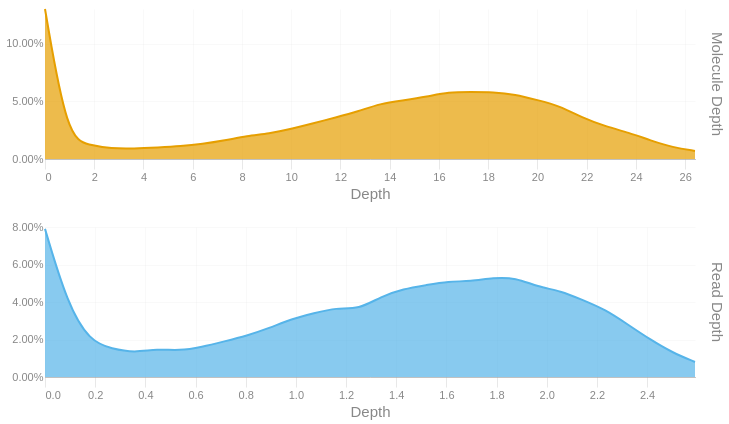

Notebook source saved alongside this figure:
### Code cell
readdep = depth_hist(tb['Read Depth'], q99, 3)
readdep = readdep.with_columns(pl.lit('Read Depth').alias('Metric'))
if not SKIPLR:
    moldep = depth_hist(tb['Molecule Depth'], mol_q99, 1)
    moldep = moldep.with_columns(pl.lit('Molecule Depth').alias('Metric'))
    _hist = pl.concat([readdep, moldep])
    _hist = _hist.filter(pl.col('Proportion') != 0)
    with SafeRender(_hist):
        (
            alt.Chart(_hist)        
            .mark_area(interpolate = "basis")
            .encode(
                x=alt.X('Bin:Q').scale(domainMin=0).axis(alt.Axis(title='Depth')),
                y = alt.Y('Proportion:Q', title = None).axis(format = '.2%'),
                color = alt.Color('Metric:N').legend(None),
                row = alt.Row("Metric:N").header(title = None, labelOrient = 'right'),
                tooltip = [
                    alt.Tooltip("Metric:N", title = "Metric"),
                    alt.Tooltip('Interval:N', title = "Depth Interval"),
                    alt.Tooltip('Proportion:Q', title = "% Alignments").format('.2%')
                ]
            )
            .resolve_scale(x='independent', y='independent')
            .properties(
                height = 150, width = 650,
                usermeta={'embedOptions': {'downloadFileName': f'{samplename}.depth.hist'}}
            )
        ).display()
else:
    readdep = readdep.filter(pl.col('Proportion') != 0)
    with SafeRender(readdep):
        (
            alt.Chart(readdep)        
            .mark_area(interpolate = "basis")
            .encode(
                x=alt.X('Bin:Q').scale(domainMin=0).axis(alt.Axis(title='Depth')),
                y = alt.Y('Proportion:Q', title = None).axis(format = '.2%'),
                tooltip = [
                    alt.Tooltip('Interval:N', title = "Depth Interval"),
                    alt.Tooltip('Proportion:Q', title = "% Alignments").format('.2%')
                ]
            )
            .properties(
                usermeta={'embedOptions': {'downloadFileName': f'{samplename}.depth.hist'}}
            )
        ).display()

### Figure 1 — Vega-Lite specification as saved in the notebook (floating-point values rounded to 4 significant figures)
{"width": 650, "height": 150, "config": {"title": {"anchor": "start", "dy": -15, "fontSize": 18, "color": "#888888", "subtitleColor": "#888888", "subtitleFontSize": 14}, "arc": {"fill": "#0072B2"}, "axis": {"domainColor": "#888888", "domainWidth": 0.5, "gridWidth": 0.2, "grid": false, "titleFontWeight": 400, "titleFontSize": 15, "labelFontSize": 11, "labelColor": "#888888", "tickColor": "#888888", "tickWidth": 0.2, "titleColor": "#888888"}, "axisBand": {"grid": false}, "axisX": {"grid": true, "tickSize": 10, "domainCap": "round"}, "axisY": {"domain": false, "grid": true, "tickSize": 0, "domainCap": "round"}, "background": "transparent", "header": {"labelFontSize": 15, "labelColor": "#888888", "titleFontSize": 15, "titleFontWeight": 600, "titleColor": "#888888"}, "legend": {"labelFont": "sans-serif", "labelFontSize": 12, "labelColor": "#888888", "symbolSize": 100, "symbolType": "circle", "titleFontSize": 12, "titlePadding": 10, "titleColor": "#888888", "title": null}, "range": {"category": ["#E69F00", "#56B4E9", "#009E73", "#F0E442", "#0072B2", "#D55E00", "#CC79A7", "#000000"], "diverging": ["#cfe8f3", "#a2d4ec", "#73bfe2", "#46abdb", "#1696d2", "#12719e"]}, "area": {"fill": "#0072B2", "fillOpacity": 0.7, "line": true, "strokeOpacity": 0.7}, "line": {"color": "#0072B2", "stroke": "#0072B2", "strokeWidth": 2}, "trail": {"color": "#0072B2", "stroke": "#0072B2", "strokeWidth": 0, "size": 1}, "point": {"filled": true, "fillOpacity": 1.0, "size": 95}, "text": {"color": "#888888", "fontSize": 11, "align": "right", "fontWeight": 400, "size": 11}, "bar": {"fill": "#0072B2", "stroke": null}, "view": {"stroke": null, "continuousWidth": 660, "continuousHeight": 400}}, "data": {"name": "data-88085ab95c1b1124da05f5098c2e6d6d"}, "mark": {"type": "area", "interpolate": "basis"}, "encoding": {"color": {"field": "Metric", "legend": null, "type": "nominal"}, "row": {"field": "Metric", "header": {"title": null, "labelOrient": "right"}, "type": "nominal"}, "tooltip": [{"field": "Metric", "title": "Metric", "type": "nominal"}, {"field": "Interval", "title": "Depth Interval", "type": "nominal"}, {"field": "Proportion", "format": ".2%", "title": "% Alignments", "type": "quantitative"}], "x": {"axis": {"title": "Depth"}, "field": "Bin", "scale": {"domainMin": 0}, "type": "quantitative"}, "y": {"axis": {"format": ".2%"}, "field": "Proportion", "title": null, "type": "quantitative"}}, "resolve": {"scale": {"x": "independent", "y": "independent"}}, "usermeta": {"embedOptions": {"downloadFileName": "TF26LRJL0087_50B_H_10484332_23Y22YLT4_L7.depth.hist"}}, "$schema": "https://vega.github.io/schema/vega-lite/v6.4.1.json", "datasets": {"data-88085ab95c1b1124da05f5098c2e6d6d": [{"Bin": 0.0, "Interval": "0.0-0.089", "Proportion": 0.079, "Metric": "Read Depth"}, {"Bin": 0.089, "Interval": "0.089-0.179", "Proportion": 0.039, "Metric": "Read Depth"}, {"Bin": 0.179, "Interval": "0.179-0.268", "Proportion": 0.019, "Metric": "Read Depth"}, {"Bin": 0.268, "Interval": "0.268-0.357", "Proportion": 0.015, "Metric": "Read Depth"}, {"Bin": 0.357, "Interval": "0.357-0.447", "Proportion": 0.013, "Metric": "Read Depth"}, {"Bin": 0.447, "Interval": "0.447-0.536", "Proportion": 0.015, "Metric": "Read Depth"}, {"Bin": 0.536, "Interval": "0.536-0.625", "Proportion": 0.014, "Metric": "Read Depth"}, {"Bin": 0.625, "Interval": "0.625-0.715", "Proportion": 0.016, "Metric": "Read Depth"}, {"Bin": 0.715, "Interval": "0.715-0.804", "Proportion": 0.019, "Metric": "Read Depth"}, {"Bin": 0.804, "Interval": "0.804-0.893", "Proportion": 0.022, "Metric": "Read Depth"}, {"Bin": 0.893, "Interval": "0.893-0.983", "Proportion": 0.026, "Metric": "Read Depth"}, {"Bin": 0.983, "Interval": "0.983-1.072", "Proportion": 0.031, "Metric": "Read Depth"}, {"Bin": 1.072, "Interval": "1.072-1.161", "Proportion": 0.034, "Metric": "Read Depth"}, {"Bin": 1.161, "Interval": "1.161-1.251", "Proportion": 0.037, "Metric": "Read Depth"}, {"Bin": 1.251, "Interval": "1.251-1.34", "Proportion": 0.036, "Metric": "Read Depth"}, {"Bin": 1.34, "Interval": "1.34-1.429", "Proportion": 0.043, "Metric": "Read Depth"}, {"Bin": 1.429, "Interval": "1.429-1.519", "Proportion": 0.047, "Metric": "Read Depth"}, {"Bin": 1.519, "Interval": "1.519-1.608", "Proportion": 0.049, "Metric": "Read Depth"}, {"Bin": 1.608, "Interval": "1.608-1.697", "Proportion": 0.051, "Metric": "Read Depth"}, {"Bin": 1.697, "Interval": "1.697-1.787", "Proportion": 0.051, "Metric": "Read Depth"}, {"Bin": 1.787, "Interval": "1.787-1.876", "Proportion": 0.053, "Metric": "Read Depth"}, {"Bin": 1.876, "Interval": "1.876-1.965", "Proportion": 0.053, "Metric": "Read Depth"}, {"Bin": 1.965, "Interval": "1.965-2.055", "Proportion": 0.048, "Metric": "Read Depth"}, {"Bin": 2.055, "Interval": "2.055-2.144", "Proportion": 0.046, "Metric": "Read Depth"}, {"Bin": 2.144, "Interval": "2.144-2.233", "Proportion": 0.041, "Metric": "Read Depth"}, {"Bin": 2.233, "Interval": "2.233-2.323", "Proportion": 0.036, "Metric": "Read Depth"}, {"Bin": 2.323, "Interval": "2.323-2.412", "Proportion": 0.028, "Metric": "Read Depth"}, {"Bin": 2.412, "Interval": "2.412-2.501", "Proportion": 0.02, "Metric": "Read Depth"}, {"Bin": 2.501, "Interval": "2.501-2.591", "Proportion": 0.013, "Metric": "Read Depth"}, {"Bin": 2.591, "Interval": "2.591-2.68", "Proportion": 0.008, "Metric": "Read Depth"}, {"Bin": 0.0, "Interval": "0.0-0.9", "Proportion": 0.13, "Metric": "Molecule Depth"}, {"Bin": 0.9, "Interval": "0.9-1.8", "Proportion": 0.018, "Metric": "Molecule Depth"}, {"Bin": 1.8, "Interval": "1.8-2.7", "Proportion": 0.012, "Metric": "Molecule Depth"}, {"Bin": 2.7, "Interval": "2.7-3.6", "Proportion": 0.009, "Metric": "Molecule Depth"}, {"Bin": 3.6, "Interval": "3.6-4.6", "Proportion": 0.009, "Metric": "Molecule Depth"}, {"Bin": 4.6, "Interval": "4.6-5.5", "Proportion": 0.01, "Metric": "Molecule Depth"}, {"Bin": 5.5, "Interval": "5.5-6.4", "Proportion": 0.011, "Metric": "Molecule Depth"}, {"Bin": 6.4, "Interval": "6.4-7.3", "Proportion": 0.013, "Metric": "Molecule Depth"}, {"Bin": 7.3, "Interval": "7.3-8.2", "Proportion": 0.016, "Metric": "Molecule Depth"}, {"Bin": 8.2, "Interval": "8.2-9.1", "Proportion": 0.02, "Metric": "Molecule Depth"}, {"Bin": 9.1, "Interval": "9.1-10.0", "Proportion": 0.022, "Metric": "Molecule Depth"}, {"Bin": 10.0, "Interval": "10.0-10.9", "Proportion": 0.026, "Metric": "Molecule Depth"}, {"Bin": 10.9, "Interval": "10.9-11.8", "Proportion": 0.031, "Metric": "Molecule Depth"}, {"Bin": 11.8, "Interval": "11.8-12.7", "Proportion": 0.036, "Metric": "Molecule Depth"}, {"Bin": 12.7, "Interval": "12.7-13.6", "Proportion": 0.041, "Metric": "Molecule Depth"}, {"Bin": 13.6, "Interval": "13.6-14.6", "Proportion": 0.048, "Metric": "Molecule Depth"}, {"Bin": 14.6, "Interval": "14.6-15.5", "Proportion": 0.051, "Metric": "Molecule Depth"}, {"Bin": 15.5, "Interval": "15.5-16.4", "Proportion": 0.054, "Metric": "Molecule Depth"}, {"Bin": 16.4, "Interval": "16.4-17.3", "Proportion": 0.058, "Metric": "Molecule Depth"}, {"Bin": 17.3, "Interval": "17.3-18.2", "Proportion": 0.058, "Metric": "Molecule Depth"}, {"Bin": 18.2, "Interval": "18.2-19.1", "Proportion": 0.058, "Metric": "Molecule Depth"}, {"Bin": 19.1, "Interval": "19.1-20.0", "Proportion": 0.056, "Metric": "Molecule Depth"}, {"Bin": 20.0, "Interval": "20.0-20.9", "Proportion": 0.051, "Metric": "Molecule Depth"}, {"Bin": 20.9, "Interval": "20.9-21.8", "Proportion": 0.046, "Metric": "Molecule Depth"}, {"Bin": 21.8, "Interval": "21.8-22.8", "Proportion": 0.036, "Metric": "Molecule Depth"}, {"Bin": 22.8, "Interval": "22.8-23.7", "Proportion": 0.028, "Metric": "Molecule Depth"}, {"Bin": 23.7, "Interval": "23.7-24.6", "Proportion": 0.023, "Metric": "Molecule Depth"}, {"Bin": 24.6, "Interval": "24.6-25.5", "Proportion": 0.016, "Metric": "Molecule Depth"}, {"Bin": 25.5, "Interval": "25.5-26.4", "Proportion": 0.01, "Metric": "Molecule Depth"}, {"Bin": 26.4, "Interval": "26.4-27.3", "Proportion": 0.007, "Metric": "Molecule Depth"}]}}
